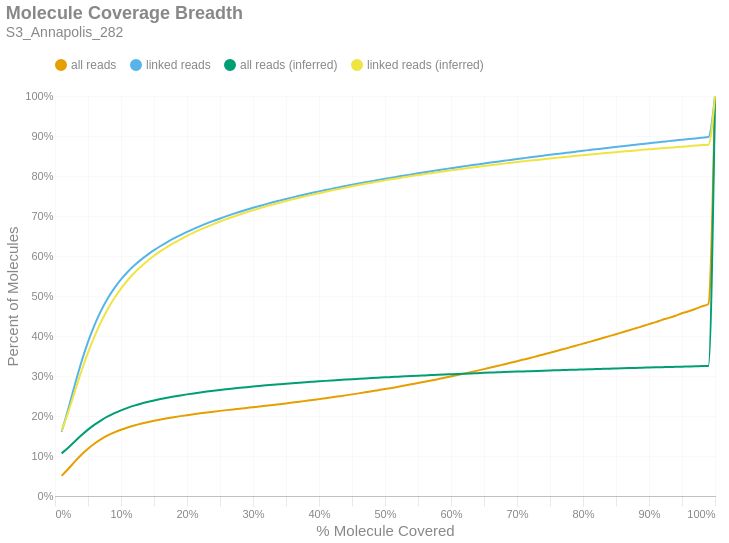

The notebook cell saved with this chart:
### Markdown cell above
### Molecule Read Coverage
This chart shows molecule coverage breadth as computed by the number of bases aligned to that molecule. In other words, "*how much of each unique long molecule is actually sequenced/aligned?*" Keep in mind there is a distinction between sequences and alignments, since some sequences belonging to a particular molecule may not align well and wouldn't appear in the alignment data. This chart also shows molecule coverage breadth as computed by the *inferred fragment* from which the aligned sequences originate. Unlike read coverage, this calculation takes into account the total insert size, including unsequenced gaps between the forward and reverse reads. Like the previous figures, these are cumulative percents.

### Code cell
if SKIPLR:
    print_html(f"Skipped")
else:
    binned_df = consolidated_hist(valids['coverage_bp'], mask, 0.01, True)
    binned_df_inf = consolidated_hist(valids['coverage_inserts'], mask, 0.01, True)
    binned_df = binned_df.with_columns(pl.lit(binned_df_inf['all reads (cumsum)']).alias('all reads (inferred)'))
    binned_df = binned_df.with_columns(pl.lit(binned_df_inf['linked reads (cumsum)']).alias('linked reads (inferred)'))
    binned_df = binned_df.with_columns(
        (pl.col('bin').cast(pl.Float64) + 0.01).alias('right_edge')
    )

    with SafeRender(binned_df):
        (
            density_plot(binned_df, 'Molecule Coverage Breadth', samplename, 'molcov', ['all reads (inferred)','linked reads (inferred)'])
            .encode(
                #x=alt.X('bin:Q', title="% Molecule Covered").axis(format = '%').scale(padding=0),
                x=alt.X('right_edge:Q', title="% Molecule Covered").axis(format='%').scale(padding=0),
                y=alt.Y('value:Q', title='Percent of Molecules')
                    .axis(format='%')
                    .stack(False)
                    .scale(domainMin=0, padding=0),
                color=alt.Color("key:N").scale(domain = ["all reads", "linked reads", "all reads (inferred)", "linked reads (inferred)"]),
                tooltip = [
                    alt.Tooltip("key:N", title = "Data Type"),
                    alt.Tooltip("range_label:N", title="% Molecule Covered"),
                    alt.Tooltip("value:Q", format = ".2%", title="% Molecules")
                ]
            )
        ).display()

### Figure 1 — Vega-Lite specification as saved in the notebook (floating-point values rounded to 4 significant figures)
{"width": "container", "height": 400, "config": {"title": {"anchor": "start", "dy": -15, "fontSize": 18, "color": "#888888", "subtitleColor": "#888888", "subtitleFontSize": 14}, "arc": {"fill": "#0072B2"}, "axis": {"domainColor": "#888888", "domainWidth": 0.5, "gridWidth": 0.2, "grid": false, "titleFontWeight": 400, "titleFontSize": 15, "labelFontSize": 11, "labelColor": "#888888", "tickColor": "#888888", "tickWidth": 0.2, "titleColor": "#888888"}, "axisBand": {"grid": false}, "axisX": {"grid": true, "tickSize": 10, "domainCap": "round"}, "axisY": {"domain": false, "grid": true, "tickSize": 0, "domainCap": "round"}, "background": "transparent", "header": {"labelFontSize": 15, "labelColor": "#888888", "titleFontSize": 15, "titleFontWeight": 600, "titleColor": "#888888"}, "legend": {"labelFont": "sans-serif", "labelFontSize": 12, "labelColor": "#888888", "symbolSize": 100, "symbolType": "circle", "titleFontSize": 12, "titlePadding": 10, "titleColor": "#888888", "title": null, "orient": "top"}, "range": {"category": ["#E69F00", "#56B4E9", "#009E73", "#F0E442", "#0072B2", "#D55E00", "#CC79A7", "#000000"], "diverging": ["#cfe8f3", "#a2d4ec", "#73bfe2", "#46abdb", "#1696d2", "#12719e"]}, "area": {"fill": "#0072B2", "fillOpacity": 0.7, "line": true, "strokeOpacity": 0.7}, "line": {"color": "#0072B2", "stroke": "#0072B2", "strokeWidth": 2}, "trail": {"color": "#0072B2", "stroke": "#0072B2", "strokeWidth": 0, "size": 1}, "point": {"filled": true, "fillOpacity": 1.0, "size": 95}, "text": {"color": "#888888", "fontSize": 11, "align": "right", "fontWeight": 400, "size": 11}, "bar": {"fill": "#0072B2", "stroke": null}, "view": {"stroke": null, "continuousWidth": 660, "continuousHeight": 400}}, "data": {"name": "data-c3edd0d53281dc27f32854a426a2e187"}, "mark": {"type": "line", "interpolate": "monotone", "point": {"opacity": 0, "size": 275}}, "encoding": {"color": {"field": "key", "scale": {"domain": ["all reads", "linked reads", "all reads (inferred)", "linked reads (inferred)"]}, "type": "nominal"}, "tooltip": [{"field": "key", "title": "Data Type", "type": "nominal"}, {"field": "range_label", "title": "% Molecule Covered", "type": "nominal"}, {"field": "value", "format": ".2%", "title": "% Molecules", "type": "quantitative"}], "x": {"axis": {"format": "%"}, "field": "right_edge", "scale": {"padding": 0}, "title": "% Molecule Covered", "type": "quantitative"}, "y": {"axis": {"format": "%"}, "field": "value", "scale": {"domainMin": 0, "padding": 0}, "stack": false, "title": "Percent of Molecules", "type": "quantitative"}}, "params": [{"name": "param_c36ac31b6afebe62", "select": {"type": "point", "fields": ["key"]}, "bind": "legend"}], "title": {"text": "Molecule Coverage Breadth", "subtitle": "S3_Annapolis_282"}, "transform": [{"fold": ["all reads (cumsum)", "linked reads (cumsum)", "all reads (inferred)", "linked reads (inferred)"]}, {"calculate": "replace(datum.key, ' (cumsum)', '')", "as": "key"}, {"filter": {"param": "param_c36ac31b6afebe62"}}], "usermeta": {"embedOptions": {"downloadFileName": "S3_Annapolis_282.molcov"}}, "$schema": "https://vega.github.io/schema/vega-lite/v6.1.0.json", "datasets": {"data-c3edd0d53281dc27f32854a426a2e187": [{"bin": "0.0", "interval": "0.0-0.01", "all reads": 0.05035, "linked reads": 0.1607, "all reads (cumsum)": 0.05035, "linked reads (cumsum)": 0.1607, "range_label": "0.0-0.01", "all reads (inferred)": 0.1065, "linked reads (inferred)": 0.1625, "right_edge": 0.01}, {"bin": "0.01", "interval": "0.01-0.02", "all reads": 0.01716, "linked reads": 0.05631, "all reads (cumsum)": 0.06751, "linked reads (cumsum)": 0.217, "range_label": "0.01-0.02", "all reads (inferred)": 0.1208, "linked reads (inferred)": 0.2095, "right_edge": 0.02}, {"bin": "0.02", "interval": "0.02-0.03", "all reads": 0.01838, "linked reads": 0.06068, "all reads (cumsum)": 0.0859, "linked reads (cumsum)": 0.2776, "range_label": "0.02-0.03", "all reads (inferred)": 0.1365, "linked reads (inferred)": 0.2612, "right_edge": 0.03}, {"bin": "0.03", "interval": "0.03-0.04", "all reads": 0.01731, "linked reads": 0.05725, "all reads (cumsum)": 0.1032, "linked reads (cumsum)": 0.3349, "range_label": "0.03-0.04", "all reads (inferred)": 0.1518, "linked reads (inferred)": 0.3119, "right_edge": 0.04}, {"bin": "0.04", "interval": "0.04-0.05", "all reads": 0.01517, "linked reads": 0.05022, "all reads (cumsum)": 0.1184, "linked reads (cumsum)": 0.3851, "range_label": "0.04-0.05", "all reads (inferred)": 0.1659, "linked reads (inferred)": 0.3586, "right_edge": 0.05}, {"bin": "0.05", "interval": "0.05-0.06", "all reads": 0.013, "linked reads": 0.04296, "all reads (cumsum)": 0.1314, "linked reads (cumsum)": 0.4281, "range_label": "0.05-0.06", "all reads (inferred)": 0.1784, "linked reads (inferred)": 0.3999, "right_edge": 0.06}, {"bin": "0.06", "interval": "0.06-0.07", "all reads": 0.01093, "linked reads": 0.03612, "all reads (cumsum)": 0.1423, "linked reads (cumsum)": 0.4642, "range_label": "0.06-0.07", "all reads (inferred)": 0.1892, "linked reads (inferred)": 0.436, "right_edge": 0.07}, {"bin": "0.07", "interval": "0.07-0.08", "all reads": 0.009159, "linked reads": 0.03027, "all reads (cumsum)": 0.1515, "linked reads (cumsum)": 0.4945, "range_label": "0.07-0.08", "all reads (inferred)": 0.1988, "linked reads (inferred)": 0.4676, "right_edge": 0.08}, {"bin": "0.08", "interval": "0.08-0.09", "all reads": 0.007658, "linked reads": 0.02527, "all reads (cumsum)": 0.1591, "linked reads (cumsum)": 0.5197, "range_label": "0.08-0.09", "all reads (inferred)": 0.207, "linked reads (inferred)": 0.495, "right_edge": 0.09}, {"bin": "0.09", "interval": "0.09-0.1", "all reads": 0.006567, "linked reads": 0.02163, "all reads (cumsum)": 0.1657, "linked reads (cumsum)": 0.5414, "range_label": "0.09-0.1", "all reads (inferred)": 0.2142, "linked reads (inferred)": 0.5186, "right_edge": 0.1}, {"bin": "0.1", "interval": "0.1-0.11", "all reads": 0.005645, "linked reads": 0.01857, "all reads (cumsum)": 0.1713, "linked reads (cumsum)": 0.5599, "range_label": "0.1-0.11", "all reads (inferred)": 0.2204, "linked reads (inferred)": 0.5394, "right_edge": 0.11}, {"bin": "0.11", "interval": "0.11-0.12", "all reads": 0.004912, "linked reads": 0.01614, "all reads (cumsum)": 0.1762, "linked reads (cumsum)": 0.5761, "range_label": "0.11-0.12", "all reads (inferred)": 0.2259, "linked reads (inferred)": 0.5574, "right_edge": 0.12}, {"bin": "0.12", "interval": "0.12-0.13", "all reads": 0.004348, "linked reads": 0.01424, "all reads (cumsum)": 0.1806, "linked reads (cumsum)": 0.5903, "range_label": "0.12-0.13", "all reads (inferred)": 0.2307, "linked reads (inferred)": 0.5733, "right_edge": 0.13}, {"bin": "0.13", "interval": "0.13-0.14", "all reads": 0.003862, "linked reads": 0.01263, "all reads (cumsum)": 0.1845, "linked reads (cumsum)": 0.6029, "range_label": "0.13-0.14", "all reads (inferred)": 0.235, "linked reads (inferred)": 0.5876, "right_edge": 0.14}, {"bin": "0.14", "interval": "0.14-0.15", "all reads": 0.003543, "linked reads": 0.01158, "all reads (cumsum)": 0.188, "linked reads (cumsum)": 0.6145, "range_label": "0.14-0.15", "all reads (inferred)": 0.2389, "linked reads (inferred)": 0.6005, "right_edge": 0.15}, {"bin": "0.15", "interval": "0.15-0.16", "all reads": 0.003223, "linked reads": 0.0105, "all reads (cumsum)": 0.1912, "linked reads (cumsum)": 0.625, "range_label": "0.15-0.16", "all reads (inferred)": 0.2425, "linked reads (inferred)": 0.6121, "right_edge": 0.16}, {"bin": "0.16", "interval": "0.16-0.17", "all reads": 0.003018, "linked reads": 0.009794, "all reads (cumsum)": 0.1942, "linked reads (cumsum)": 0.6348, "range_label": "0.16-0.17", "all reads (inferred)": 0.2457, "linked reads (inferred)": 0.6227, "right_edge": 0.17}, {"bin": "0.17", "interval": "0.17-0.18", "all reads": 0.00281, "linked reads": 0.009102, "all reads (cumsum)": 0.197, "linked reads (cumsum)": 0.6439, "range_label": "0.17-0.18", "all reads (inferred)": 0.2487, "linked reads (inferred)": 0.6326, "right_edge": 0.18}, {"bin": "0.18", "interval": "0.18-0.19", "all reads": 0.002612, "linked reads": 0.008394, "all reads (cumsum)": 0.1997, "linked reads (cumsum)": 0.6523, "range_label": "0.18-0.19", "all reads (inferred)": 0.2514, "linked reads (inferred)": 0.6417, "right_edge": 0.19}, {"bin": "0.19", "interval": "0.19-0.2", "all reads": 0.002457, "linked reads": 0.007884, "all reads (cumsum)": 0.2021, "linked reads (cumsum)": 0.6602, "range_label": "0.19-0.2", "all reads (inferred)": 0.2541, "linked reads (inferred)": 0.6503, "right_edge": 0.2}, {"bin": "0.2", "interval": "0.2-0.21", "all reads": 0.002344, "linked reads": 0.007491, "all reads (cumsum)": 0.2045, "linked reads (cumsum)": 0.6677, "range_label": "0.2-0.21", "all reads (inferred)": 0.2565, "linked reads (inferred)": 0.6583, "right_edge": 0.21}, {"bin": "0.21", "interval": "0.21-0.22", "all reads": 0.002214, "linked reads": 0.007016, "all reads (cumsum)": 0.2067, "linked reads (cumsum)": 0.6747, "range_label": "0.21-0.22", "all reads (inferred)": 0.2588, "linked reads (inferred)": 0.6659, "right_edge": 0.22}, {"bin": "0.22", "interval": "0.22-0.23", "all reads": 0.002121, "linked reads": 0.006695, "all reads (cumsum)": 0.2088, "linked reads (cumsum)": 0.6814, "range_label": "0.22-0.23", "all reads (inferred)": 0.261, "linked reads (inferred)": 0.673, "right_edge": 0.23}, {"bin": "0.23", "interval": "0.23-0.24", "all reads": 0.002032, "linked reads": 0.006317, "all reads (cumsum)": 0.2108, "linked reads (cumsum)": 0.6877, "range_label": "0.23-0.24", "all reads (inferred)": 0.263, "linked reads (inferred)": 0.6798, "right_edge": 0.24}, {"bin": "0.24", "interval": "0.24-0.25", "all reads": 0.001982, "linked reads": 0.006157, "all reads (cumsum)": 0.2128, "linked reads (cumsum)": 0.6939, "range_label": "0.24-0.25", "all reads (inferred)": 0.265, "linked reads (inferred)": 0.6863, "right_edge": 0.25}, {"bin": "0.25", "interval": "0.25-0.26", "all reads": 0.00189, "linked reads": 0.00581, "all reads (cumsum)": 0.2147, "linked reads (cumsum)": 0.6997, "range_label": "0.25-0.26", "all reads (inferred)": 0.2669, "linked reads (inferred)": 0.6924, "right_edge": 0.26}, {"bin": "0.26", "interval": "0.26-0.27", "all reads": 0.001825, "linked reads": 0.005518, "all reads (cumsum)": 0.2165, "linked reads (cumsum)": 0.7052, "range_label": "0.26-0.27", "all reads (inferred)": 0.2687, "linked reads (inferred)": 0.6983, "right_edge": 0.27}, {"bin": "0.27", "interval": "0.27-0.28", "all reads": 0.001798, "linked reads": 0.005242, "all reads (cumsum)": 0.2183, "linked reads (cumsum)": 0.7104, "range_label": "0.27-0.28", "all reads (inferred)": 0.2704, "linked reads (inferred)": 0.7039, "right_edge": 0.28}, {"bin": "0.28", "interval": "0.28-0.29", "all reads": 0.001817, "linked reads": 0.005097, "all reads (cumsum)": 0.2201, "linked reads (cumsum)": 0.7155, "range_label": "0.28-0.29", "all reads (inferred)": 0.272, "linked reads (inferred)": 0.7093, "right_edge": 0.29}, {"bin": "0.29", "interval": "0.29-0.3", "all reads": 0.001834, "linked reads": 0.004951, "all reads (cumsum)": 0.222, "linked reads (cumsum)": 0.7205, "range_label": "0.29-0.3", "all reads (inferred)": 0.2736, "linked reads (inferred)": 0.7144, "right_edge": 0.3}, {"bin": "0.3", "interval": "0.3-0.31", "all reads": 0.001816, "linked reads": 0.004655, "all reads (cumsum)": 0.2238, "linked reads (cumsum)": 0.7252, "range_label": "0.3-0.31", "all reads (inferred)": 0.2751, "linked reads (inferred)": 0.7193, "right_edge": 0.31}, {"bin": "0.31", "interval": "0.31-0.32", "all reads": 0.001891, "linked reads": 0.004565, "all reads (cumsum)": 0.2257, "linked reads (cumsum)": 0.7297, "range_label": "0.31-0.32", "all reads (inferred)": 0.2766, "linked reads (inferred)": 0.7242, "right_edge": 0.32}, {"bin": "0.32", "interval": "0.32-0.33", "all reads": 0.001924, "linked reads": 0.004439, "all reads (cumsum)": 0.2276, "linked reads (cumsum)": 0.7342, "range_label": "0.32-0.33", "all reads (inferred)": 0.278, "linked reads (inferred)": 0.7288, "right_edge": 0.33}, {"bin": "0.33", "interval": "0.33-0.34", "all reads": 0.001944, "linked reads": 0.004237, "all reads (cumsum)": 0.2295, "linked reads (cumsum)": 0.7384, "range_label": "0.33-0.34", "all reads (inferred)": 0.2794, "linked reads (inferred)": 0.7333, "right_edge": 0.34}, {"bin": "0.34", "interval": "0.34-0.35", "all reads": 0.001986, "linked reads": 0.004154, "all reads (cumsum)": 0.2315, "linked reads (cumsum)": 0.7425, "range_label": "0.34-0.35", "all reads (inferred)": 0.2807, "linked reads (inferred)": 0.7376, "right_edge": 0.35}, {"bin": "0.35", "interval": "0.35-0.36", "all reads": 0.002075, "linked reads": 0.004083, "all reads (cumsum)": 0.2336, "linked reads (cumsum)": 0.7466, "range_label": "0.35-0.36", "all reads (inferred)": 0.282, "linked reads (inferred)": 0.7418, "right_edge": 0.36}, {"bin": "0.36", "interval": "0.36-0.37", "all reads": 0.002077, "linked reads": 0.003936, "all reads (cumsum)": 0.2357, "linked reads (cumsum)": 0.7506, "range_label": "0.36-0.37", "all reads (inferred)": 0.2832, "linked reads (inferred)": 0.7458, "right_edge": 0.37}, {"bin": "0.37", "interval": "0.37-0.38", "all reads": 0.00211, "linked reads": 0.003722, "all reads (cumsum)": 0.2378, "linked reads (cumsum)": 0.7543, "range_label": "0.37-0.38", "all reads (inferred)": 0.2844, "linked reads (inferred)": 0.7497, "right_edge": 0.38}, {"bin": "0.38", "interval": "0.38-0.39", "all reads": 0.002154, "linked reads": 0.003692, "all reads (cumsum)": 0.24, "linked reads (cumsum)": 0.758, "range_label": "0.38-0.39", "all reads (inferred)": 0.2856, "linked reads (inferred)": 0.7534, "right_edge": 0.39}, {"bin": "0.39", "interval": "0.39-0.4", "all reads": 0.002253, "linked reads": 0.003584, "all reads (cumsum)": 0.2422, "linked reads (cumsum)": 0.7616, "range_label": "0.39-0.4", "all reads (inferred)": 0.2867, "linked reads (inferred)": 0.7571, "right_edge": 0.4}, {"bin": "0.4", "interval": "0.4-0.41", "all reads": 0.002244, "linked reads": 0.003406, "all reads (cumsum)": 0.2444, "linked reads (cumsum)": 0.765, "range_label": "0.4-0.41", "all reads (inferred)": 0.2878, "linked reads (inferred)": 0.7607, "right_edge": 0.41}, {"bin": "0.41", "interval": "0.41-0.42", "all reads": 0.002298, "linked reads": 0.003306, "all reads (cumsum)": 0.2467, "linked reads (cumsum)": 0.7683, "range_label": "0.41-0.42", "all reads (inferred)": 0.2889, "linked reads (inferred)": 0.7642, "right_edge": 0.42}, {"bin": "0.42", "interval": "0.42-0.43", "all reads": 0.002393, "linked reads": 0.003301, "all reads (cumsum)": 0.2491, "linked reads (cumsum)": 0.7716, "range_label": "0.42-0.43", "all reads (inferred)": 0.2899, "linked reads (inferred)": 0.7676, "right_edge": 0.43}, {"bin": "0.43", "interval": "0.43-0.44", "all reads": 0.002413, "linked reads": 0.003267, "all reads (cumsum)": 0.2516, "linked reads (cumsum)": 0.7748, "range_label": "0.43-0.44", "all reads (inferred)": 0.291, "linked reads (inferred)": 0.7709, "right_edge": 0.44}, {"bin": "0.44", "interval": "0.44-0.45", "all reads": 0.002488, "linked reads": 0.003143, "all reads (cumsum)": 0.254, "linked reads (cumsum)": 0.778, "range_label": "0.44-0.45", "all reads (inferred)": 0.292, "linked reads (inferred)": 0.7742, "right_edge": 0.45}, {"bin": "0.45", "interval": "0.45-0.46", "all reads": 0.002531, "linked reads": 0.003079, "all reads (cumsum)": 0.2566, "linked reads (cumsum)": 0.7811, "range_label": "0.45-0.46", "all reads (inferred)": 0.2929, "linked reads (inferred)": 0.7773, "right_edge": 0.46}, {"bin": "0.46", "interval": "0.46-0.47", "all reads": 0.00259, "linked reads": 0.003046, "all reads (cumsum)": 0.2592, "linked reads (cumsum)": 0.7841, "range_label": "0.46-0.47", "all reads (inferred)": 0.2939, "linked reads (inferred)": 0.7804, "right_edge": 0.47}, {"bin": "0.47", "interval": "0.47-0.48", "all reads": 0.002711, "linked reads": 0.003047, "all reads (cumsum)": 0.2619, "linked reads (cumsum)": 0.7872, "range_label": "0.47-0.48", "all reads (inferred)": 0.2948, "linked reads (inferred)": 0.7833, "right_edge": 0.48}, {"bin": "0.48", "interval": "0.48-0.49", "all reads": 0.002643, "linked reads": 0.002923, "all reads (cumsum)": 0.2645, "linked reads (cumsum)": 0.7901, "range_label": "0.48-0.49", "all reads (inferred)": 0.2957, "linked reads (inferred)": 0.7862, "right_edge": 0.49}, {"bin": "0.49", "interval": "0.49-0.5", "all reads": 0.002974, "linked reads": 0.002965, "all reads (cumsum)": 0.2675, "linked reads (cumsum)": 0.793, "range_label": "0.49-0.5", "all reads (inferred)": 0.2966, "linked reads (inferred)": 0.7891, "right_edge": 0.5}, {"bin": "0.5", "interval": "0.5-0.51", "all reads": 0.002659, "linked reads": 0.002757, "all reads (cumsum)": 0.2701, "linked reads (cumsum)": 0.7958, "range_label": "0.5-0.51", "all reads (inferred)": 0.2974, "linked reads (inferred)": 0.7918, "right_edge": 0.51}, {"bin": "0.51", "interval": "0.51-0.52", "all reads": 0.003006, "linked reads": 0.00282, "all reads (cumsum)": 0.2732, "linked reads (cumsum)": 0.7986, "range_label": "0.51-0.52", "all reads (inferred)": 0.2983, "linked reads (inferred)": 0.7945, "right_edge": 0.52}, {"bin": "0.52", "interval": "0.52-0.53", "all reads": 0.002981, "linked reads": 0.002728, "all reads (cumsum)": 0.2761, "linked reads (cumsum)": 0.8014, "range_label": "0.52-0.53", "all reads (inferred)": 0.2991, "linked reads (inferred)": 0.7972, "right_edge": 0.53}, {"bin": "0.53", "interval": "0.53-0.54", "all reads": 0.003071, "linked reads": 0.002717, "all reads (cumsum)": 0.2792, "linked reads (cumsum)": 0.8041, "range_label": "0.53-0.54", "all reads (inferred)": 0.2999, "linked reads (inferred)": 0.7999, "right_edge": 0.54}, {"bin": "0.54", "interval": "0.54-0.55", "all reads": 0.003097, "linked reads": 0.002616, "all reads (cumsum)": 0.2823, "linked reads (cumsum)": 0.8067, "range_label": "0.54-0.55", "all reads (inferred)": 0.3007, "linked reads (inferred)": 0.8023, "right_edge": 0.55}, {"bin": "0.55", "interval": "0.55-0.56", "all reads": 0.003241, "linked reads": 0.00259, "all reads (cumsum)": 0.2855, "linked reads (cumsum)": 0.8093, "range_label": "0.55-0.56", "all reads (inferred)": 0.3015, "linked reads (inferred)": 0.8047, "right_edge": 0.56}, {"bin": "0.56", "interval": "0.56-0.57", "all reads": 0.003275, "linked reads": 0.002616, "all reads (cumsum)": 0.2888, "linked reads (cumsum)": 0.8119, "range_label": "0.56-0.57", "all reads (inferred)": 0.3022, "linked reads (inferred)": 0.8071, "right_edge": 0.57}, {"bin": "0.57", "interval": "0.57-0.58", "all reads": 0.003293, "linked reads": 0.002599, "all reads (cumsum)": 0.2921, "linked reads (cumsum)": 0.8145, "range_label": "0.57-0.58", "all reads (inferred)": 0.303, "linked reads (inferred)": 0.8095, "right_edge": 0.58}, {"bin": "0.58", "interval": "0.58-0.59", "all reads": 0.003364, "linked reads": 0.002518, "all reads (cumsum)": 0.2955, "linked reads (cumsum)": 0.817, "range_label": "0.58-0.59", "all reads (inferred)": 0.3037, "linked reads (inferred)": 0.8118, "right_edge": 0.59}, {"bin": "0.59", "interval": "0.59-0.6", "all reads": 0.00353, "linked reads": 0.002512, "all reads (cumsum)": 0.299, "linked reads (cumsum)": 0.8195, "range_label": "0.59-0.6", "all reads (inferred)": 0.3044, "linked reads (inferred)": 0.8141, "right_edge": 0.6}, {"bin": "0.6", "interval": "0.6-0.61", "all reads": 0.003435, "linked reads": 0.002396, "all reads (cumsum)": 0.3024, "linked reads (cumsum)": 0.8219, "range_label": "0.6-0.61", "all reads (inferred)": 0.3051, "linked reads (inferred)": 0.8164, "right_edge": 0.61}, {"bin": "0.61", "interval": "0.61-0.62", "all reads": 0.003625, "linked reads": 0.002332, "all reads (cumsum)": 0.3061, "linked reads (cumsum)": 0.8242, "range_label": "0.61-0.62", "all reads (inferred)": 0.3058, "linked reads (inferred)": 0.8185, "right_edge": 0.62}, {"bin": "0.62", "interval": "0.62-0.63", "all reads": 0.003643, "linked reads": 0.002388, "all reads (cumsum)": 0.3097, "linked reads (cumsum)": 0.8266, "range_label": "0.62-0.63", "all reads (inferred)": 0.3065, "linked reads (inferred)": 0.8207, "right_edge": 0.63}, {"bin": "0.63", "interval": "0.63-0.64", "all reads": 0.003691, "linked reads": 0.002279, "all reads (cumsum)": 0.3134, "linked reads (cumsum)": 0.8289, "range_label": "0.63-0.64", "all reads (inferred)": 0.3072, "linked reads (inferred)": 0.8228, "right_edge": 0.64}, {"bin": "0.64", "interval": "0.64-0.65", "all reads": 0.003758, "linked reads": 0.002355, "all reads (cumsum)": 0.3172, "linked reads (cumsum)": 0.8313, "range_label": "0.64-0.65", "all reads (inferred)": 0.3078, "linked reads (inferred)": 0.8249, "right_edge": 0.65}, {"bin": "0.65", "interval": "0.65-0.66", "all reads": 0.00397, "linked reads": 0.002307, "all reads (cumsum)": 0.3211, "linked reads (cumsum)": 0.8336, "range_label": "0.65-0.66", "all reads (inferred)": 0.3085, "linked reads (inferred)": 0.827, "right_edge": 0.66}, {"bin": "0.66", "interval": "0.66-0.67", "all reads": 0.003843, "linked reads": 0.002227, "all reads (cumsum)": 0.325, "linked reads (cumsum)": 0.8358, "range_label": "0.66-0.67", "all reads (inferred)": 0.3091, "linked reads (inferred)": 0.8289, "right_edge": 0.67}, {"bin": "0.67", "interval": "0.67-0.68", "all reads": 0.003957, "linked reads": 0.002171, "all reads (cumsum)": 0.3289, "linked reads (cumsum)": 0.838, "range_label": "0.67-0.68", "all reads (inferred)": 0.3097, "linked reads (inferred)": 0.8309, "right_edge": 0.68}, {"bin": "0.68", "interval": "0.68-0.69", "all reads": 0.003977, "linked reads": 0.002207, "all reads (cumsum)": 0.3329, "linked reads (cumsum)": 0.8402, "range_label": "0.68-0.69", "all reads (inferred)": 0.3104, "linked reads (inferred)": 0.8329, "right_edge": 0.69}, {"bin": "0.69", "interval": "0.69-0.7", "all reads": 0.004141, "linked reads": 0.002175, "all reads (cumsum)": 0.337, "linked reads (cumsum)": 0.8424, "range_label": "0.69-0.7", "all reads (inferred)": 0.311, "linked reads (inferred)": 0.8348, "right_edge": 0.7}, {"bin": "0.7", "interval": "0.7-0.71", "all reads": 0.004046, "linked reads": 0.002116, "all reads (cumsum)": 0.3411, "linked reads (cumsum)": 0.8445, "range_label": "0.7-0.71", "all reads (inferred)": 0.3115, "linked reads (inferred)": 0.8366, "right_edge": 0.71}, {"bin": "0.71", "interval": "0.71-0.72", "all reads": 0.004115, "linked reads": 0.002123, "all reads (cumsum)": 0.3452, "linked reads (cumsum)": 0.8466, "range_label": "0.71-0.72", "all reads (inferred)": 0.3121, "linked reads (inferred)": 0.8385, "right_edge": 0.72}, {"bin": "0.72", "interval": "0.72-0.73", "all reads": 0.00428, "linked reads": 0.002146, "all reads (cumsum)": 0.3495, "linked reads (cumsum)": 0.8487, "range_label": "0.72-0.73", "all reads (inferred)": 0.3127, "linked reads (inferred)": 0.8403, "right_edge": 0.73}, {"bin": "0.73", "interval": "0.73-0.74", "all reads": 0.004242, "linked reads": 0.002145, "all reads (cumsum)": 0.3537, "linked reads (cumsum)": 0.8509, "range_label": "0.73-0.74", "all reads (inferred)": 0.3133, "linked reads (inferred)": 0.842, "right_edge": 0.74}, {"bin": "0.74", "interval": "0.74-0.75", "all reads": 0.004561, "linked reads": 0.002105, "all reads (cumsum)": 0.3583, "linked reads (cumsum)": 0.853, "range_label": "0.74-0.75", "all reads (inferred)": 0.3138, "linked reads (inferred)": 0.8438, "right_edge": 0.75}, {"bin": "0.75", "interval": "0.75-0.76", "all reads": 0.004337, "linked reads": 0.002013, "all reads (cumsum)": 0.3626, "linked reads (cumsum)": 0.855, "range_label": "0.75-0.76", "all reads (inferred)": 0.3144, "linked reads (inferred)": 0.8454, "right_edge": 0.76}, {"bin": "0.76", "interval": "0.76-0.77", "all reads": 0.004448, "linked reads": 0.002026, "all reads (cumsum)": 0.3671, "linked reads (cumsum)": 0.857, "range_label": "0.76-0.77", "all reads (inferred)": 0.3149, "linked reads (inferred)": 0.8471, "right_edge": 0.77}, {"bin": "0.77", "interval": "0.77-0.78", "all reads": 0.004473, "linked reads": 0.001977, "all reads (cumsum)": 0.3715, "linked reads (cumsum)": 0.859, "range_label": "0.77-0.78", "all reads (inferred)": 0.3154, "linked reads (inferred)": 0.8487, "right_edge": 0.78}, {"bin": "0.78", "interval": "0.78-0.79", "all reads": 0.004501, "linked reads": 0.002014, "all reads (cumsum)": 0.3761, "linked reads (cumsum)": 0.861, "range_label": "0.78-0.79", "all reads (inferred)": 0.3159, "linked reads (inferred)": 0.8503, "right_edge": 0.79}, {"bin": "0.79", "interval": "0.79-0.8", "all reads": 0.004841, "linked reads": 0.002029, "all reads (cumsum)": 0.3809, "linked reads (cumsum)": 0.863, "range_label": "0.79-0.8", "all reads (inferred)": 0.3164, "linked reads (inferred)": 0.852, "right_edge": 0.8}, {"bin": "0.8", "interval": "0.8-0.81", "all reads": 0.004489, "linked reads": 0.001903, "all reads (cumsum)": 0.3854, "linked reads (cumsum)": 0.865, "range_label": "0.8-0.81", "all reads (inferred)": 0.3169, "linked reads (inferred)": 0.8536, "right_edge": 0.81}, {"bin": "0.81", "interval": "0.81-0.82", "all reads": 0.004721, "linked reads": 0.002003, "all reads (cumsum)": 0.3901, "linked reads (cumsum)": 0.867, "range_label": "0.81-0.82", "all reads (inferred)": 0.3174, "linked reads (inferred)": 0.8551, "right_edge": 0.82}, {"bin": "0.82", "interval": "0.82-0.83", "all reads": 0.004797, "linked reads": 0.001926, "all reads (cumsum)": 0.3949, "linked reads (cumsum)": 0.8689, "range_label": "0.82-0.83", "all reads (inferred)": 0.3179, "linked reads (inferred)": 0.8567, "right_edge": 0.83}, {"bin": "0.83", "interval": "0.83-0.84", "all reads": 0.004836, "linked reads": 0.001917, "all reads (cumsum)": 0.3997, "linked reads (cumsum)": 0.8708, "range_label": "0.83-0.84", "all reads (inferred)": 0.3184, "linked reads (inferred)": 0.8582, "right_edge": 0.84}, {"bin": "0.84", "interval": "0.84-0.85", "all reads": 0.004812, "linked reads": 0.001824, "all reads (cumsum)": 0.4045, "linked reads (cumsum)": 0.8726, "range_label": "0.84-0.85", "all reads (inferred)": 0.3189, "linked reads (inferred)": 0.8597, "right_edge": 0.85}, {"bin": "0.85", "interval": "0.85-0.86", "all reads": 0.00498, "linked reads": 0.001892, "all reads (cumsum)": 0.4095, "linked reads (cumsum)": 0.8745, "range_label": "0.85-0.86", "all reads (inferred)": 0.3194, "linked reads (inferred)": 0.8611, "right_edge": 0.86}, {"bin": "0.86", "interval": "0.86-0.87", "all reads": 0.004868, "linked reads": 0.001831, "all reads (cumsum)": 0.4144, "linked reads (cumsum)": 0.8763, "range_label": "0.86-0.87", "all reads (inferred)": 0.3198, "linked reads (inferred)": 0.8625, "right_edge": 0.87}, {"bin": "0.87", "interval": "0.87-0.88", "all reads": 0.005045, "linked reads": 0.001857, "all reads (cumsum)": 0.4194, "linked reads (cumsum)": 0.8782, "range_label": "0.87-0.88", "all reads (inferred)": 0.3203, "linked reads (inferred)": 0.864, "right_edge": 0.88}, {"bin": "0.88", "interval": "0.88-0.89", "all reads": 0.005055, "linked reads": 0.001832, "all reads (cumsum)": 0.4245, "linked reads (cumsum)": 0.88, "range_label": "0.88-0.89", "all reads (inferred)": 0.3207, "linked reads (inferred)": 0.8653, "right_edge": 0.89}, {"bin": "0.89", "interval": "0.89-0.9", "all reads": 0.005284, "linked reads": 0.001856, "all reads (cumsum)": 0.4298, "linked reads (cumsum)": 0.8819, "range_label": "0.89-0.9", "all reads (inferred)": 0.3212, "linked reads (inferred)": 0.8667, "right_edge": 0.9}, {"bin": "0.9", "interval": "0.9-0.91", "all reads": 0.004946, "linked reads": 0.001771, "all reads (cumsum)": 0.4347, "linked reads (cumsum)": 0.8837, "range_label": "0.9-0.91", "all reads (inferred)": 0.3216, "linked reads (inferred)": 0.868, "right_edge": 0.91}, {"bin": "0.91", "interval": "0.91-0.92", "all reads": 0.005667, "linked reads": 0.001794, "all reads (cumsum)": 0.4404, "linked reads (cumsum)": 0.8855, "range_label": "0.91-0.92", "all reads (inferred)": 0.322, "linked reads (inferred)": 0.8694, "right_edge": 0.92}, {"bin": "0.92", "interval": "0.92-0.93", "all reads": 0.004943, "linked reads": 0.001736, "all reads (cumsum)": 0.4453, "linked reads (cumsum)": 0.8872, "range_label": "0.92-0.93", "all reads (inferred)": 0.3225, "linked reads (inferred)": 0.8706, "right_edge": 0.93}, {"bin": "0.93", "interval": "0.93-0.94", "all reads": 0.005452, "linked reads": 0.001759, "all reads (cumsum)": 0.4508, "linked reads (cumsum)": 0.889, "range_label": "0.93-0.94", "all reads (inferred)": 0.3229, "linked reads (inferred)": 0.872, "right_edge": 0.94}, {"bin": "0.94", "interval": "0.94-0.95", "all reads": 0.005921, "linked reads": 0.001729, "all reads (cumsum)": 0.4567, "linked reads (cumsum)": 0.8907, "range_label": "0.94-0.95", "all reads (inferred)": 0.3233, "linked reads (inferred)": 0.8733, "right_edge": 0.95}, {"bin": "0.95", "interval": "0.95-0.96", "all reads": 0.005062, "linked reads": 0.001778, "all reads (cumsum)": 0.4618, "linked reads (cumsum)": 0.8925, "range_label": "0.95-0.96", "all reads (inferred)": 0.3238, "linked reads (inferred)": 0.8746, "right_edge": 0.96}, {"bin": "0.96", "interval": "0.96-0.97", "all reads": 0.005847, "linked reads": 0.00159, "all reads (cumsum)": 0.4676, "linked reads (cumsum)": 0.894, "range_label": "0.96-0.97", "all reads (inferred)": 0.3243, "linked reads (inferred)": 0.876, "right_edge": 0.97}, {"bin": "0.97", "interval": "0.97-0.98", "all reads": 0.006442, "linked reads": 0.00166, "all reads (cumsum)": 0.4741, "linked reads (cumsum)": 0.8957, "range_label": "0.97-0.98", "all reads (inferred)": 0.3248, "linked reads (inferred)": 0.8773, "right_edge": 0.98}, {"bin": "0.98", "interval": "0.98-0.99", "all reads": 0.006083, "linked reads": 0.001688, "all reads (cumsum)": 0.4801, "linked reads (cumsum)": 0.8974, "range_label": "0.98-0.99", "all reads (inferred)": 0.3252, "linked reads (inferred)": 0.8782, "right_edge": 0.99}, {"bin": "0.99", "interval": "0.99-1.0", "all reads": 0.5199, "linked reads": 0.1026, "all reads (cumsum)": 1.0, "linked reads (cumsum)": 1.0, "range_label": "0.99-1.0", "all reads (inferred)": 1.0, "linked reads (inferred)": 1.0, "right_edge": 1.0}]}}
